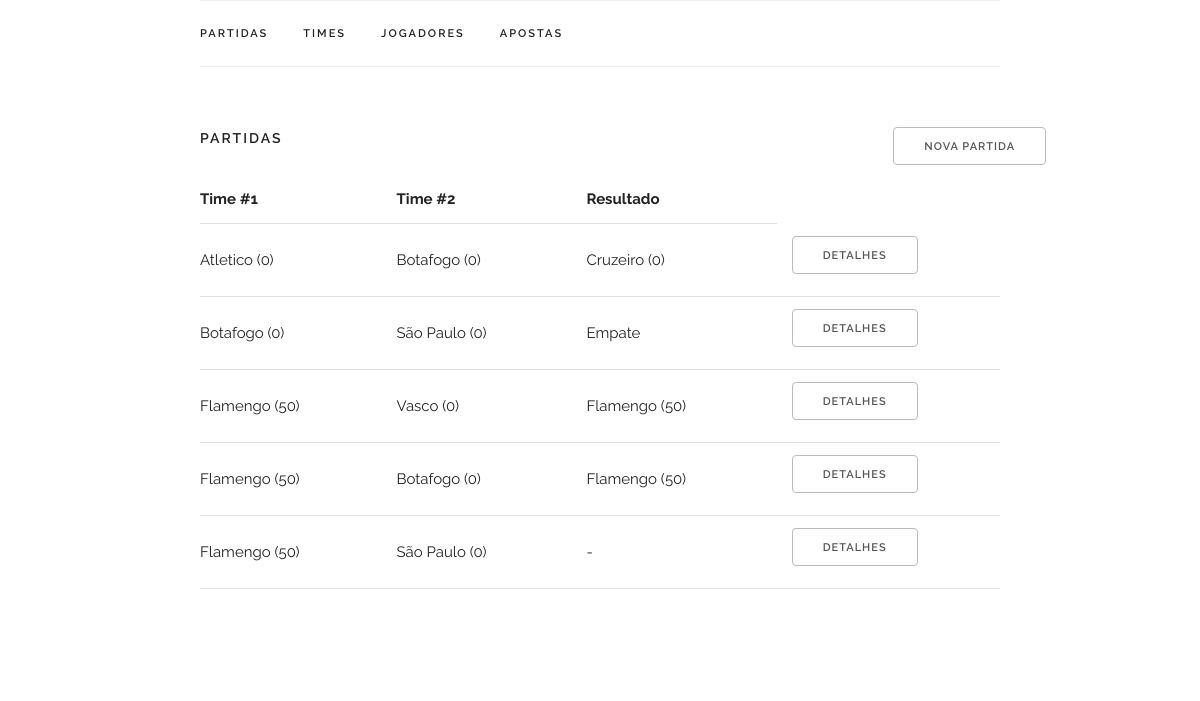
The page /matches/ on the database its author committed.
### bets/models.py (models this page shows, shortened)
class Match(models.Model):
    team_1 = models.ForeignKey(
        Team,
        related_name='team_1'
    )
    team_2 = models.ForeignKey(
        Team,
        related_name='team_2'
    )
    winner = models.ForeignKey(
        Team,
        related_name='winner',
        blank=True,
        null=True
    )
    tie = models.BooleanField(
        'empate',
        default=False
    )
    date = models.DateField(
        'data',
        default=datetime.date.today
    )
    class Meta:
        verbose_name = 'partida'
        verbose_name_plural = 'partidas'
        ordering = ['team_1']

class Team(models.Model):
    name = models.CharField(
        'nome',
        max_length=255
    )
    points = models.PositiveIntegerField(
        'pontos',
        default=0
    )
    def __str__(self):
        return "%s (%d)" % (self.name, self.points)
    class Meta:
        verbose_name = 'time'
        verbose_name_plural = 'times'
        ordering = ['name']

### bets/views.py (the view)
# urls.py: url(r'^matches/$', views.MatchesView.as_view(), name='match-list'),
class MatchesView(generic.ListView):
    template_name = 'matches/list.html'
    def get_queryset(self):
        return models.Match.objects.all()

### templates/matches/list.html
{% extends 'base.html' %}
{% block content %}
  <div class="docs-section"><div class="ten columns">
    <h6 class="docs-header">Partidas</h6>
  </div>
  <div class="two columns">
    <a class="button" href="{% url 'bets:match-create' %}"> Nova Partida </a>
  </div>
  <table class="u-full-width">
  <thead>
    <tr>
      <th>Time #1</th>
      <th>Time #2</th>
      <th>Resultado</th>
    </tr>
  </thead>
  <tbody>
    {% for obj in object_list %}
    <tr>
      <td>{{ obj.team_1 }}</td>
      <td>{{ obj.team_2 }}</td>
      {% if obj.tie %}
      <td>Empate</td>
      {% elif obj.winner %}
      <td>{{ obj.winner }}</td>
      {% else %}
      <td>-</td>
      {% endif %}
      <td><a class="button" href="{% url 'bets:matches-details' obj.pk %}">Detalhes</a></td>
    </tr>
    {% endfor %}
  </tbody>
</table>
</div>
{% endblock %}

### templates/base.html (shortened to what this page needs)
{% load static from staticfiles %}
<!DOCTYPE html>
<html lang="en">
<head>
  <link rel="stylesheet" href="{% static 'css/normalize.css' %}">
  <link rel="stylesheet" href="{% static 'css/skeleton.css' %}">
  <link rel="stylesheet" href="{% static 'css/custom.css' %}">
</head>
<body>
  <div class="container">
    <nav class="navbar">
      <div class="container">
        <ul class="navbar-list">
          <li class="navbar-item"><a class="navbar-link" href="{% url 'bets:match-list' %}">Partidas</a></li>
          <li class="navbar-item"><a class="navbar-link" href="{% url 'bets:team-list' %}">Times</a></li>
          <li class="navbar-item"><a class="navbar-link" href="{% url 'bets:player-list' %}">Jogadores</a></li>
          <li class="navbar-item"><a class="navbar-link" href="{% url 'bets:bet-list' %}">Apostas</a></li>
        </ul>
      </div>
    </nav>
    {% block content %}
    {% endblock %}
  </div>
</body>
</html>

### static/css/skeleton.css (style rules this page uses)
.container { position: relative; width: 100%; max-width: 960px; margin: 0 auto; padding: 0 20px; box-sizing: border-box; }
.column, .columns { width: 100%; float: left; box-sizing: border-box; }
@media (min-width: 400px) { .container { width: 85%; padding: 0; } }
@media (min-width: 550px) { .container { width: 80%; } }
@media (min-width: 550px) { .column, .columns { margin-left: 4%; } }
@media (min-width: 550px) { .column:first-child, .columns:first-child { margin-left: 0; } }
@media (min-width: 550px) { .two.columns { width: 13.3333333333%; } }
@media (min-width: 550px) { .ten.columns { width: 82.6666666667%; } }
html { font-size: 62.5%; }
body { font-size: 1.5em; line-height: 1.6; font-weight: 400; font-family: "Raleway", "HelveticaNeue", "Helvetica Neue", Helvetica, Arial, sans-serif; color: #222; }
h1, h2, h3, h4, h5, h6 { margin-top: 0; margin-bottom: 2rem; font-weight: 300; }
h6 { font-size: 1.5rem; line-height: 1.6; letter-spacing: 0; }
@media (min-width: 550px) { h6 { font-size: 1.5rem; } }
a { color: #1EAEDB; }
.button, button, input[type="submit"], input[type="reset"], input[type="button"] { display: inline-block; height: 38px; padding: 0 30px; color: #555; text-align: center; font-size: 11px; font-weight: 600; line-height: 38px; letter-spacing: .1rem; text-transform: uppercase; text-decoration: none; white-space: nowrap; background-color: transparent; border-radius: 4px; border: 1px solid #bbb; cursor: pointer; box-sizing: border-box; }
ul { list-style: circle inside; }
ol, ul { padding-left: 0; margin-top: 0; }
li { margin-bottom: 1rem; }
th, td { padding: 12px 15px; text-align: left; border-bottom: 1px solid #E1E1E1; }
th:first-child, td:first-child { padding-left: 0; }
th:last-child, td:last-child { padding-right: 0; }
button, .button { margin-bottom: 1rem; }
pre, blockquote, dl, figure, table, p, ul, ol, form { margin-bottom: 2.5rem; }
.u-full-width { width: 100%; box-sizing: border-box; }
.container:after, .row:after, .u-cf { content: ""; display: table; clear: both; }

### static/css/custom.css (style rules this page uses)
.container { max-width: 800px; }
.docs-header { text-transform: uppercase; font-size: 1.4rem; letter-spacing: .2rem; font-weight: 600; }
.docs-section { border-top: 1px solid #eee; padding: 4rem 0; margin-bottom: 0; }
.navbar { display: none; }
@media (min-width: 550px) { .docs-section { padding: 6rem 0; } }
@media (min-width: 750px) { .navbar + .docs-section { border-top-width: 0; } }
@media (min-width: 750px) { .navbar, .navbar-spacer { display: block; width: 100%; height: 6.5rem; background: #fff; z-index: 99; border-top: 1px solid #eee; border-bottom: 1px solid #eee; } }
@media (min-width: 750px) { .navbar > .container { width: 100%; } }
@media (min-width: 750px) { .navbar-list { list-style: none; margin-bottom: 0; } }
@media (min-width: 750px) { .navbar-item { position: relative; float: left; margin-bottom: 0; } }
@media (min-width: 750px) { .navbar-link { text-transform: uppercase; font-size: 11px; font-weight: 600; letter-spacing: .2rem; margin-right: 35px; text-decoration: none; line-height: 6.5rem; color: #222; } }

### rows shown on the page
Match: team_1 "Atletico (0)", team_2 "Botafogo (0)", winner "Cruzeiro (0)"
Match: team_1 "Botafogo (0)", team_2 "São Paulo (0)", tie "Empate"
Match: team_1 "Flamengo (50)", team_2 "Vasco (0)", winner "Flamengo (50)"
Match: team_1 "Flamengo (50)", team_2 "Botafogo (0)", winner "Flamengo (50)"
Match: team_1 "Flamengo (50)", team_2 "São Paulo (0)"
